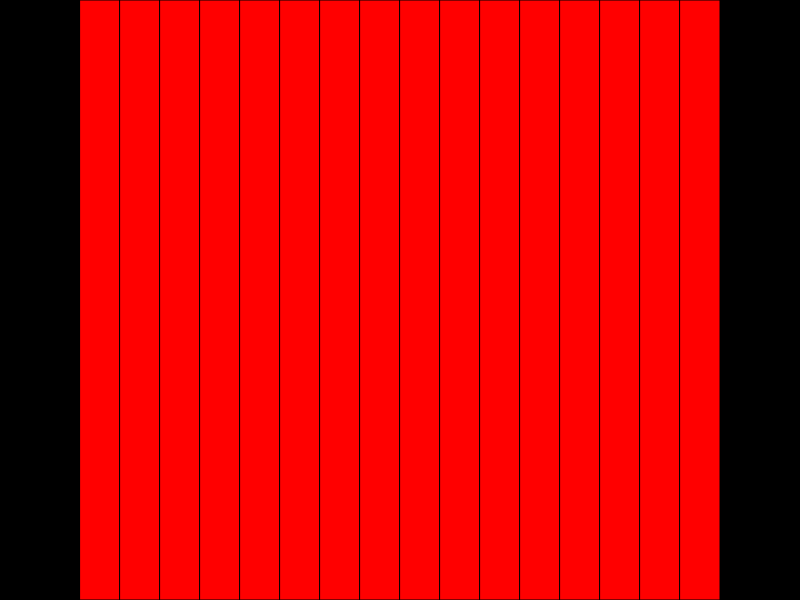
Frame 1 (no input)
Frame 60 (no input): identical to frame 1, image omitted
Frame 120 (the mouse pressed at the canvas centre since frame 60): identical to frame 1, image omitted

The p5.js sketch that drew this single still picture (run headless with seeded random() and noise() and a simulated clock; from frame 60 on, the mouse is pressed at the canvas centre):

// p5.js sketch
// ── sketch.js

function setup() {
  createCanvas(800, 600);
  background(0);
}

function draw(){
  fill(255, 0, 0);
  var numberOfBars = 16,
    barIndex;

  for (barIndex = 0; barIndex < numberOfBars; barIndex++) {
    drawBar(barIndex, numberOfBars);
  }
}


function drawBar(barIndex, numberOfBars) {
  var margin = width/10;
  var barWidth = (width-margin*2)/numberOfBars;
  var x = margin + barIndex * barWidth;
  var y = 0;
  barHeight = height;
  rect(x, y, barWidth, barHeight);
}
